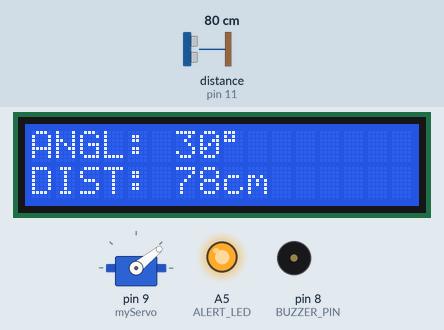
The sketch below on a simulated Arduino Uno, built with avr-gcc and run on an emulated ATmega328P. Parts: servo, 16×2 character LCD, output pins drawn as LEDs (lit = HIGH), buzzer (waves = sounding). Wiring (inferred from the names in the program): ultrasonic range finder: trigger pin 10; echo pin 11. The inputs (shaded band) are chosen by the test bench; at power-on: distance to the obstacle (sensor on pin 11) 80 cm. The echo pulse lasts 58.3 µs per cm; pins used as bus, display or sensor lines are not drawn; what the sketch prints to the serial monitor is not drawn.

Above: at 3.7 s.
3.8 s: distance to the obstacle (sensor on pin 11) set to 2 cm
At 4.5 s:
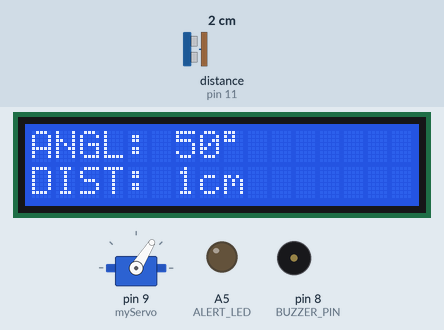
5.4 s: distance to the obstacle (sensor on pin 11) set to 4 cm
At 5.6 s:
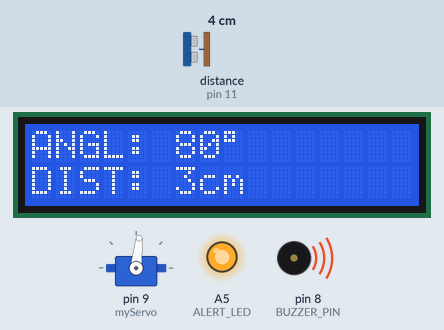
7.4 s: distance to the obstacle (sensor on pin 11) set to 250 cm
At 8.0 s:
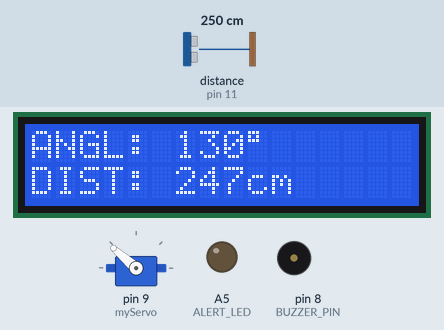
9.0 s: distance to the obstacle (sensor on pin 11) set to 60 cm
At 9.39 s:
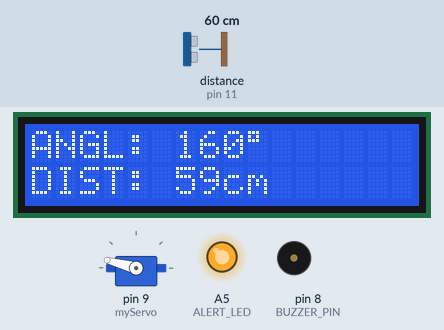
11.1 s: distance to the obstacle (sensor on pin 11) set to 9 cm
At 11.53 s:
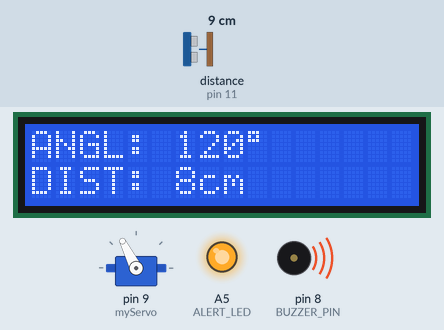
14.1 s: distance to the obstacle (sensor on pin 11) set to 120 cm
At 14.7 s:
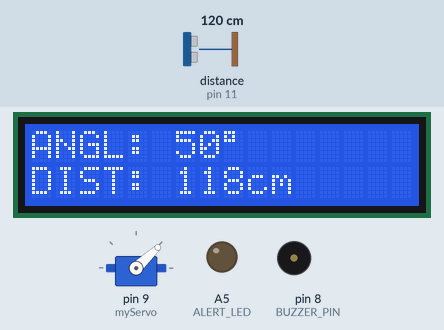
Timing chart, 0 to 21.7 s (numbered marks = the images above; inputs shaded):
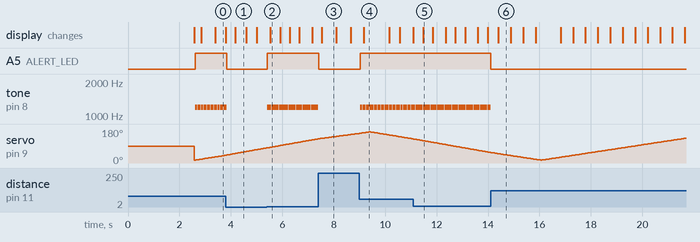

Measured:
- after the input at 3.8 s, A5 (ALERT_LED): HIGH → LOW after 0.05 s; tone on pin 8 (BUZZER_PIN): goes on until 3.8 s, then stays silent
- after the input at 5.4 s, tone on pin 8 (BUZZER_PIN): alternates 1200 Hz for 0.02 s and silent for 0.02 s, starting at once
- after the input at 7.4 s, A5 (ALERT_LED): HIGH → LOW at once; tone on pin 8 (BUZZER_PIN): stops changing and stays silent
- after the input at 9.0 s, A5 (ALERT_LED): LOW → HIGH at once; tone on pin 8 (BUZZER_PIN): alternates 1200 Hz for 0.02 s and silent for 0.02 s, starting at once
- after the input at 14.1 s, A5 (ALERT_LED): HIGH → LOW at once; tone on pin 8 (BUZZER_PIN): stops changing and stays silent
- by itself, tone on pin 8 (BUZZER_PIN): alternates 1200 Hz for 0.02 s and silent for 0.03 s
- what the display in image 1 shows lasts 0.4 s, from 4.2 s to 4.6 s

The sketch:

main.ino
```cpp
#include <Servo.h>
#include <LiquidCrystal.h>

const int trigPin = 10;
const int echoPin = 11;
const int BUZZER_PIN = 8;
const int ALERT_LED  = A5;
const int MAX_RANGE  = 400; // cm — max reliable HC-SR04 range

long duration;
int distance;

Servo myServo;

// LCD: All on a clean consecutive block: RS=2, E=3, D4=4, D5=5, D6=6, D7=7
LiquidCrystal lcd(2, 3, 4, 5, 6, 7);

void setup() {
  pinMode(trigPin, OUTPUT);
  pinMode(echoPin, INPUT);
  pinMode(BUZZER_PIN, OUTPUT);
  pinMode(ALERT_LED, OUTPUT);
  Serial.begin(9600);
  myServo.attach(9);

  lcd.begin(16, 2);
  lcd.print("RADAR v4.0");
  lcd.setCursor(0, 1);
  lcd.print("PINS: 2-7 MODE"); // Diagnostic hint for user
  delay(2500);
  lcd.clear();
}

void loop() {
  // Stability Sweep: 1-degree steps, 40ms settling delay
  for(int i=15; i<=165; i++){
    myServo.write(i);
    delay(40); // Increased delay for LCD and Servo stability

    distance = calculateDistance();
    alertCheck(distance);

    // THREAD-SAFE LCD: Only update every 10 degrees to prevent corruption
    if (i % 10 == 0) updateLCD(i, distance);

    Serial.print(i);
    Serial.print(",");
    Serial.println(distance);
  }

  for(int i=165; i>15; i--){
    myServo.write(i);
    delay(40);

    distance = calculateDistance();
    alertCheck(distance);

    if (i % 10 == 0) updateLCD(i, distance);

    Serial.print(i);
    Serial.print(",");
    Serial.println(distance);
  }
}

void updateLCD(int angle, int dist) {
  lcd.setCursor(0, 0);
  lcd.print("ANGL: ");
  lcd.print(angle);
  lcd.print((char)223);
  lcd.print("   ");

  lcd.setCursor(0, 1);
  if (dist > 0 && dist < 400) {
    lcd.print("DIST: ");
    lcd.print(dist);
    lcd.print("cm       ");
  } else {
    lcd.print("SCANNING...     ");
  }
}

void alertCheck(int dist) {
  // Only alert on stable close objects (under 100cm)
  if (dist > 1 && dist < 100) {
    digitalWrite(ALERT_LED, HIGH);
    tone(BUZZER_PIN, 1200, 20);
  } else {
    digitalWrite(ALERT_LED, LOW);
    noTone(BUZZER_PIN);
  }
}

int calculateDistance(){
  digitalWrite(trigPin, LOW);
  delayMicroseconds(5);
  digitalWrite(trigPin, HIGH);
  delayMicroseconds(10);
  digitalWrite(trigPin, LOW);

  // High Stability: 30000us timeout (~5m)
  long dur = pulseIn(echoPin, HIGH, 30000);
  if (dur == 0) return 999;

  int d = dur * 0.034 / 2;
  return (d > 0) ? d : 999;
}
```
